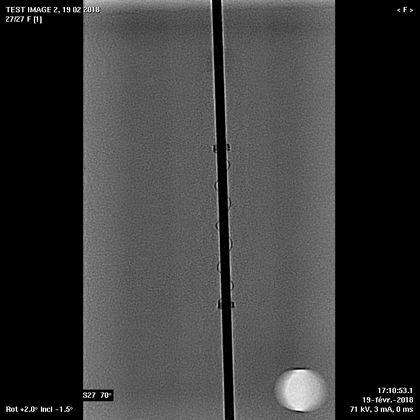
%> input picture playaround/catheter_example.png, 420 x 420 px, shrunk from 718 x 718 before the run
$ octave test_edge.m   (GNU Octave 9; MATLAB toolbox functions it lacks are replaced by stand-ins)
%> lines starting %> are read from the running program, lines starting %| are printed output that depends on the picture
close all;
clear;

[I,map,transparency] = imread('catheter_example.png'); % read images
%> I is the input picture: size 420x420x3 uint8; min 0, max 255, mean 57.6
%> map = []; transparency = []
I = I(:,:,1); % pick only one layer (???)
%> I: size 420x420 uint8
J = imadjust(I,[0,0.3],[0,1]); % adjust intensity values (increases contrast)
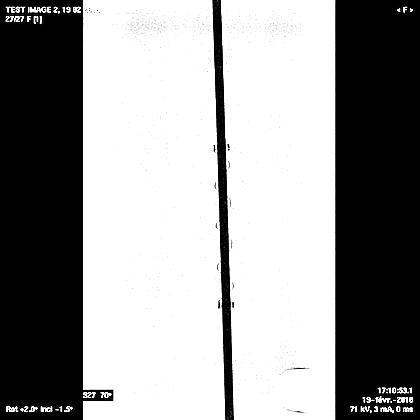
%> J: size 420x420 uint8; min 0, max 255, mean 149.1

imshow(J); % display image
mtd_arr = {'Sobel','Prewitt','Roberts','log','zerocross','Canny','approxcanny'};

% 'Sobel','Prewitt','Roberts'-- shape (maximum gradient)
% 'log','zerocross'-- texture (zero crossing)
% 'Canny'-- texture (local maximum gradient)
% 'approxcanny'-- I don't understand (an approximate version of Canny)

%%
for ii = 1%:length(mtd_arr)

    [BW,threshOut] = edge(J,mtd_arr{ii}); % edge detection
    figure;
    imshow(BW);


    % [4 lines of commented-out code are left out]


%> (the run ends here)
